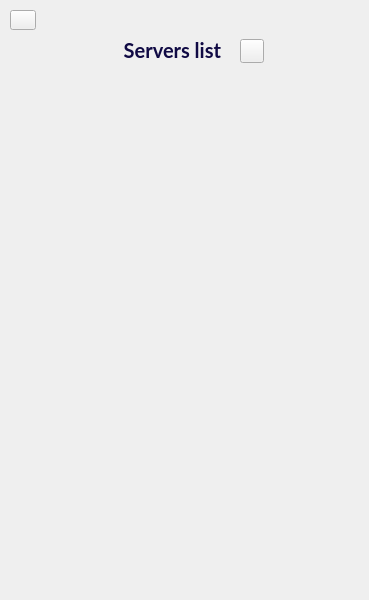
     <widget class="QWidget" name="page_servers">
      <property name="styleSheet">
       <string notr="true"/>
      </property>
      <widget class="QListWidget" name="listWidget_servers">
       <property name="geometry">
        <rect>
         <x>20</x>
         <y>90</y>
         <width>340</width>
         <height>501</height>
        </rect>
       </property>
       <property name="styleSheet">
        <string notr="true">QWidget {
	margin: 0px;
	padding: 0px;
}

QPushButton:hover {
	image: url(:/images/close.png);
    image-position: right center;
}

QListView {
    outline: 0;
    background: transparent;
    border: none;
	gridline-color: darkgray;
    show-decoration-selected: 1; 
}

QListView::item
{
    padding-left: 5px;
    color: #181922;
    border: none;
    background: qlineargradient(x1: 0, y1: 0, x2: 0, y2: 1,
                                stop: 0 #FAFBFE, stop: 1 #ECEEFF);
}

QListView::item:disabled
{
    padding-left: 5px;
    border: none;
    color: #181922;
}

QListView::item:selected {
    border: none;
    background: rgba(167, 167, 167, 0.1);
    color: #181922;
}

QListView::item:selected:!active {
    background: transparent;
    border: none;
}

QListView::item:selected:active {
    background: transparent;
    border: none;
}

QListView::item:hover {
    background: qlineargradient(x1: 0, y1: 0, x2: 0, y2: 1,
                                stop: 0 #FAFBFE, stop: 1 #DCDEDF);
}</string>
       </property>
       <property name="editTriggers">
        <set>QAbstractItemView::NoEditTriggers</set>
       </property>
       <property name="selectionMode">
        <enum>QAbstractItemView::NoSelection</enum>
       </property>
      </widget>
      <widget class="QPushButton" name="pushButton_back_from_servers">
       <property name="geometry">
        <rect>
         <x>10</x>
         <y>10</y>
         <width>26</width>
         <height>20</height>
        </rect>
       </property>
       <property name="cursor">
        <cursorShape>PointingHandCursor</cursorShape>
       </property>
       <property name="styleSheet">
        <string notr="true">QPushButton {
	image: url(:/images/arrow_right.png);
	image-position: left;
	text-align: left;
    /*font: 17pt &quot;Ancient&quot;;*/

	padding: 1px;
	image: url(:/images/arrow_left.png);
}
QPushButton:hover {
	padding: 0px;
}

</string>
       </property>
       <property name="text">
        <string/>
       </property>
      </widget>
      <widget class="QLabel" name="label_34">
       <property name="geometry">
        <rect>
         <x>50</x>
         <y>30</y>
         <width>171</width>
         <height>40</height>
        </rect>
       </property>
       <property name="styleSheet">
        <string notr="true">font-family: Lato;
font-style: normal;
font-weight: bold;
font-size: 20px;
line-height: 25px;
color: #100A44;
</string>
       </property>
       <property name="text">
        <string>Servers list</string>
       </property>
       <property name="alignment">
        <set>Qt::AlignRight|Qt::AlignTrailing|Qt::AlignVCenter</set>
       </property>
      </widget>
      <widget class="QPushButton" name="pushButton_servers_add_new">
       <property name="geometry">
        <rect>
         <x>240</x>
         <y>39</y>
         <width>24</width>
         <height>24</height>
        </rect>
       </property>
       <property name="cursor">
        <cursorShape>PointingHandCursor</cursorShape>
       </property>
       <property name="styleSheet">
        <string notr="true">QPushButton {
    image: url(:/images/plus.png);
	padding:1px;
}
QPushButton:hover {
	padding:0px;
}
</string>
       </property>
       <property name="text">
        <string/>
       </property>
      </widget>
     </widget>
